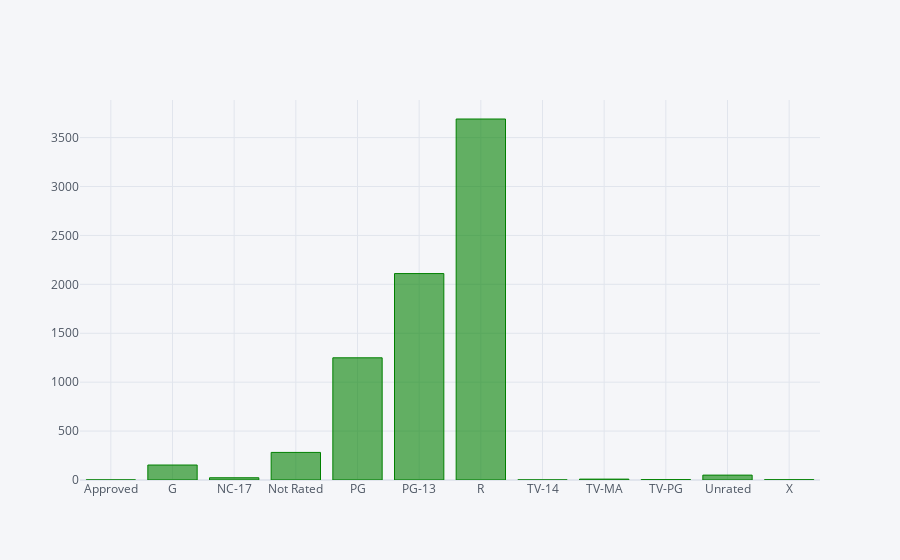

Notebook code for this chart:
### Code cell
#barchart of what the ratings look like
by_rating_count['name'].iplot(kind='bar',color='green')

#movies rated R are more

### Figure 1 — Plotly figure (JSON) as saved in the notebook; plotly's stock layout.template omitted (floating-point values rounded to 4 significant figures)
{"data": [{"marker": {"color": "rgba(0, 128, 0, 0.6)", "line": {"color": "rgba(0, 128, 0, 1.0)", "width": 1}}, "name": "name", "orientation": "v", "text": "", "type": "bar", "x": ["Approved", "G", "NC-17", "Not Rated", "PG", "PG-13", "R", "TV-14", "TV-MA", "TV-PG", "Unrated", "X"], "y": [1, 153, 23, 282, 1249, 2110, 3690, 1, 9, 4, 50, 3]}], "layout": {"legend": {"bgcolor": "#F5F6F9", "font": {"color": "#4D5663"}}, "paper_bgcolor": "#F5F6F9", "plot_bgcolor": "#F5F6F9", "title": {"font": {"color": "#4D5663"}}, "xaxis": {"gridcolor": "#E1E5ED", "showgrid": true, "tickfont": {"color": "#4D5663"}, "title": {"font": {"color": "#4D5663"}, "text": ""}, "zerolinecolor": "#E1E5ED"}, "yaxis": {"gridcolor": "#E1E5ED", "showgrid": true, "tickfont": {"color": "#4D5663"}, "title": {"font": {"color": "#4D5663"}, "text": ""}, "zerolinecolor": "#E1E5ED"}}}
